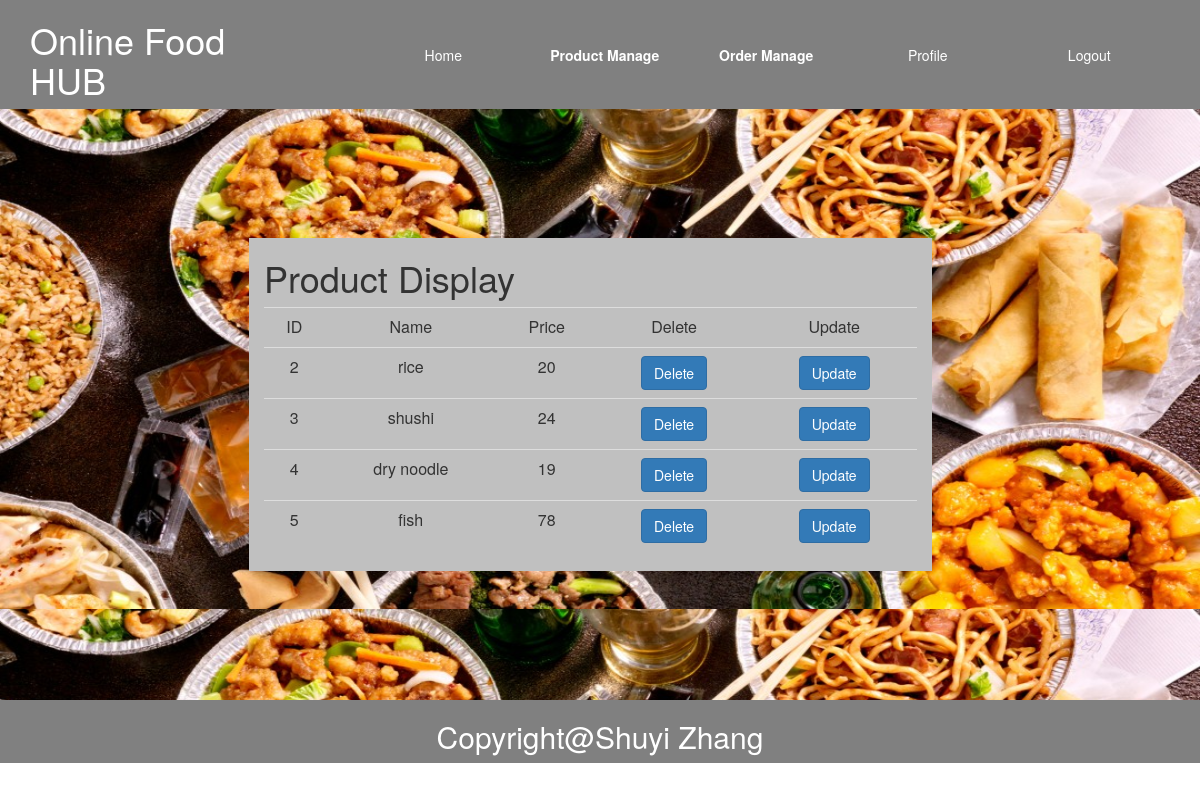
The page /index.php/admin_welcome/disp_pro_page on the database its author committed.
### tables this page shows
CREATE TABLE `product` (
  `id` int(11) NOT NULL,
  `name` varchar(50) DEFAULT NULL,
  `price` varchar(20) DEFAULT NULL
);

### application/controllers/Admin_welcome.php (called while the page is built, shortened)
<?php
class Admin_welcome extends CI_controller
{
	function __construct()
	{
		$this->load->library('session');
		$this->load->helper('url');
		$this->load->helper('form');
		$this->load->library('form_validation');
	}
	public function disp_pro_page()
	{
		$this->load->model('admin_welcome_model','awm');
		$res=$this->awm->disp_pro();
		$this->load->view('procuct_display',['res'=>$res]);
	}
}
?>

### index.php (called while the page is built, shortened)
<?php
require_once BASEPATH.'core/CodeIgniter.php';

### application/models/Admin_welcome_model.php (called while the page is built, shortened)
<?php
class Admin_welcome_model extends CI_Model
{
	public function disp_pro()
	{
		$q=$this->db->select(['id','name','price'])->from('product')->get();
		return $q->result();
	}
}
?>

### application/views/procuct_display.php (the view, shortened to what this page needs)
<html>
<head>
<link type="text/css" rel="stylesheet" href="<?=base_url('tool/css/s2.css'); ?>">
<link type="text/css" rel="stylesheet" href="<?= base_url('tool/css/bootstrap.min.css') ?>" >
</head>
<body>
<div class="container-fluid" style="background:gray;color:white;">
<div class="col-sm-3">
<h1>Online Food HUB</h1>
</div>
<div class="col-sm-9"><br>
<div id='nav'>
<?php
include('amanu.php');
?>
</div>
</div>
</div>
<div class="container-fluid" id="banner">
<div id="form" class="col-sm-7">
<h1>Product Display</h1>
<table class="table">
<tr>
<td><center>ID</center></td>
<td><center>Name</center></td>
<td><center>Price</center></td>
<td><center>Delete</center></td>
<td><center>Update</center></td>
</tr>
<?php
			if($res)
			{
			?>
			<?php foreach($res as $res2){ ?>
<tr>
<td><center><?php echo $res2->id; ?></center></td>
<td><center><?= $res2->name; ?></center></td>
<td><center><?= $res2->price; ?></center></td>
<td><center><?= anchor('admin_welcome/delete_product/'.$res2->id,'Delete',['class'=>'btn btn-primary']); ?></center></td>
<td><center><?= anchor('admin_welcome/update_product/'.$res2->id,'Update',['class'=>'btn btn-primary']); ?></center></td>
</tr>
			<?php } } ?>
</table>
</div>
</div>
<div class="container-fluid" style="background:gray;color:white;">
<h2 align="center">Copyright@Shuyi Zhang</h2>
</div>
</body>
</html>

### application/views/amanu.php (shortened to what this page needs)
<ul>
<li><?= anchor('admin_welcome/home_open','Home',['un'=>'un']);?></li>
<li><a href="#" id='pro'><b>Product Manage</b></a><br>
</li>
<li><a href="#" id="order"><b>Order Manage</b></a><br>
</li>
<li><?= anchor('admin_welcome/user_profile','Profile');?></li>
<li><?= anchor('Private_area/logout','Logout');?></li>
</ul>

### tool/css/s2.css (style rules this page uses)
@media (max-width:2000px) and (min-width:700px) { ul li { width:20%; height:50px; float:left; list-style:none; line-height:50px; text-align:center; } }
@media (max-width:2000px) and (min-width:700px) { ul li a { text-decoration:none; color:white; } }
#banner { background:url('../img/food.jpg'); background-size:100% 500px; }
#form { background:silver; z-index:5px; margin-left:20%; margin-top:11%; margin-bottom:11%; }

### rows shown on the page
product: id "2", name "rice", price "20", id "Delete", id "Update"
product: id "3", name "shushi", price "24", id "Delete", id "Update"
product: id "4", name "dry noodle", price "19", id "Delete", id "Update"
product: id "5", name "fish", price "78", id "Delete", id "Update"

### other values the page prints
anchor('admin_welcome/home_open','Home',['un'=>'un']) "Home"
anchor('admin_welcome/user_profile','Profile') "Profile"
anchor('Private_area/logout','Logout') "Logout"
